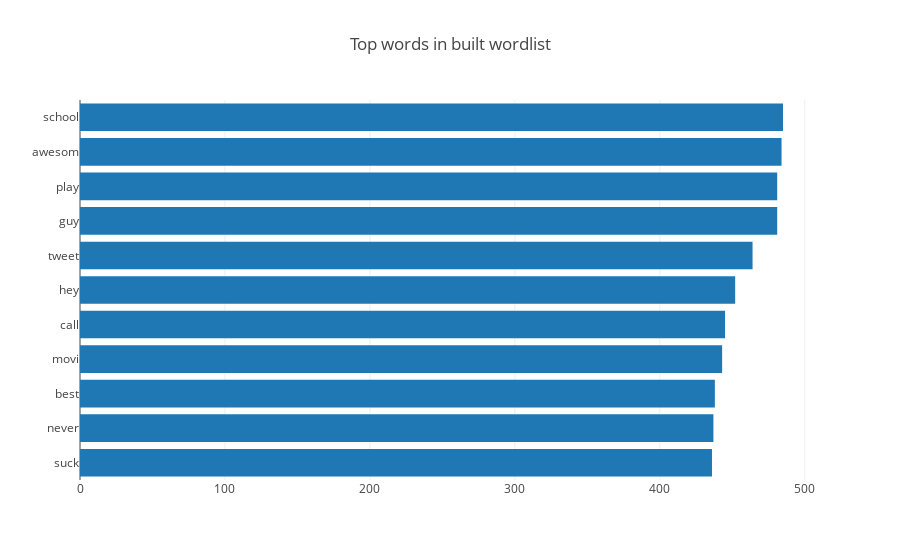

The code cell stored with this chart in its notebook:
### Code cell
words = pd.read_csv("data\\wordlist.csv")
x_words = list(words.loc[0:10,"word"])
x_words.reverse()
y_occ = list(words.loc[0:10,"occurrences"])
y_occ.reverse()

dist = [
    graph_objs.Bar(
        x=y_occ,
        y=x_words,
        orientation="h"
)]
plotly.offline.iplot({"data":dist, "layout":graph_objs.Layout(title="Top words in built wordlist")})

### Figure 1 — Plotly figure (JSON) as saved in the notebook; plotly's stock layout.template omitted (floating-point values rounded to 4 significant figures)
{"data": [{"orientation": "h", "type": "bar", "x": [436, 437, 438, 443, 445, 452, 464, 481, 481, 484, 485], "y": ["suck", "never", "best", "movi", "call", "hey", "tweet", "guy", "play", "awesom", "school"]}], "layout": {"title": "Top words in built wordlist"}}
